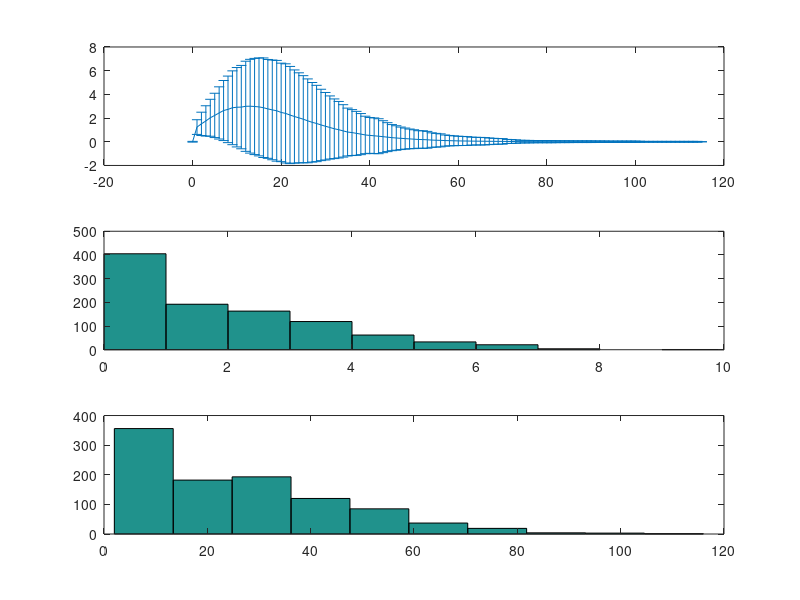

Write the MATLAB code that produced this figure.
clear all;

Ntot = 50;

mononucleosed = zeros(1000,6)';
mononucleosed(:,1)=1;
for i2= 1:1000
    sickness = zeros(Ntot,1)';
    sickness(1) = 1;

    immuned = zeros(Ntot,1)';
    
    i=2;
    while(sum(sickness ~= 0))

        %disp(sickness);

        for i3 = 1:Ntot
             if sickness(i3)==1
                test = rand()<0.1;
                
                if test ==1
                    %disp('Healed');
                    sickness(i3) = 0;
                    immuned(i3) = 1;
                end
            end
        end
        
        sample = randperm(Ntot);
        partner1 = sample(1:20);
        partner2 = sample(21:40);

        for i3 = 1:20
            if (sickness(partner1(i3)==1 || sickness(partner2(i3)) == 1) && (sickness(partner1(i3))==0 || sickness(partner2(i3))==0))
                test = rand()>=0.5;
                if test ==1 && immuned(partner1(i3))==0 && immuned(partner2(i3))==0
                    %disp(sum(sickness));
                    sickness(partner1(i3))=1;
                    sickness(partner2(i3))=1;
                    %disp('Biiim');
                end
            end
        end 
        
        mononucleosed(i,i2) = sum(sickness);
        if sum(sickness) == 0
            tf(i2)= i;
        end
        i = i+1;
    end


end

means = mean(mononucleosed');

subplot(3,1,1);
plot(0:(length(means)-1), means);
errorbar(0:(length(means)-1), means, std(mononucleosed'));
%axis([0 length(means) 0 max(means)]);

subplot(3,1,2);
hist(mononucleosed(6,:));

subplot(3,1,3)
hist(tf);

pause;
